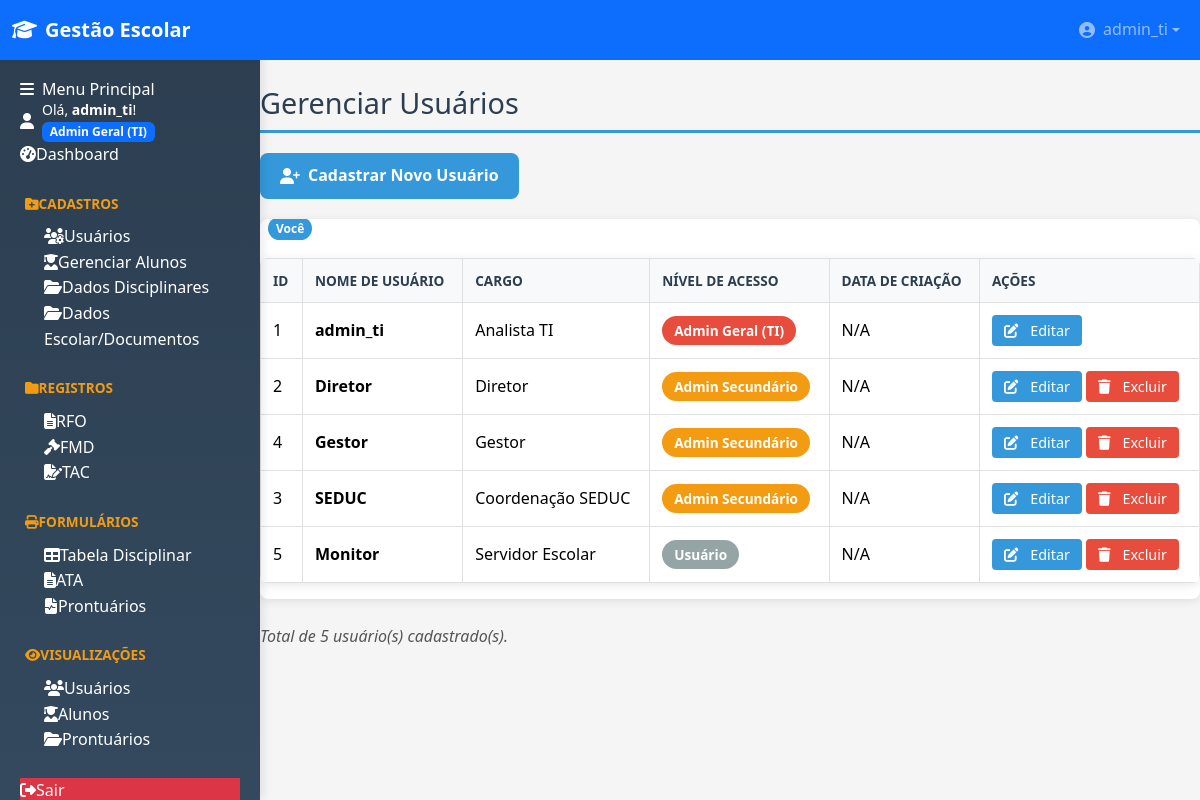
/auth/gerenciar_usuarios (signed in), run on the app's committed database.
### tables this page shows
CREATE TABLE usuarios (
                id INTEGER PRIMARY KEY AUTOINCREMENT,
                username TEXT NOT NULL UNIQUE,
                password TEXT NOT NULL,
                nivel INTEGER NOT NULL, -- 1: Admin Geral (TI), 2: Admin Secundário, 3: Usuário
                data_criacao TEXT DEFAULT CURRENT_TIMESTAMP
            , cargo TEXT DEFAULT '');

### blueprints/auth.py (the view)
@auth_bp.route('/gerenciar_usuarios')
@admin_required
def gerenciar_usuarios():
    db = get_db()
    try:
        usuarios = db.execute('''
            SELECT id, username, nivel, cargo, data_criacao
            FROM usuarios
            ORDER BY nivel, username
        ''').fetchall()
    except sqlite3.OperationalError as e:
        if "no such column: data_criacao" in str(e):
             usuarios = db.execute('''
                SELECT id, username, nivel, cargo
                FROM usuarios
                ORDER BY nivel, username
            ''').fetchall()
        else:
            raise
    usuarios_list = [dict(u) for u in usuarios]
    return render_template('gerenciar_usuarios.html',
                           usuarios=usuarios_list,
                           nivel_map=NIVEL_MAP)

### templates/gerenciar_usuarios.html (shortened to what this page needs)
{% extends 'base.html' %}
{% block content %}
<h2>Gerenciar Usuários</h2>
<div class="toolbar">
    <a href="{{ url_for('auth_bp.cadastro_usuario') }}" class="button btn-primary">
        <i class="fas fa-user-plus"></i> Cadastrar Novo Usuário
    </a>
</div>
{% if usuarios %}
    <div class="table-scroll-wrapper">
        <table class="table table-users">
            <thead>
                <tr>
                    <th>ID</th>
                    <th>Nome de Usuário</th>
            <th>Cargo</th>
                    <th>Nível de Acesso</th>
                    <th>Data de Criação</th>
                    <th>Ações</th>
                </tr>
            </thead>
            <tbody>
                {% for user in usuarios %}
                    <tr>
                        <td>{{ user.id }}</td>
                        <td>
                            <strong>{{ user.username }}</strong>
            <td>{{ user.cargo }}</td>
                            {% if user.id == session.get('user_id') %}
                            <span class="badge-current">Você</span>
                            {% endif %}
                        </td>
                        <td>
                            <span class="badge-nivel nivel-{{ user.nivel }}">
                                {{ nivel_map.get(user.nivel, 'Desconhecido') }}
                            </span>
                        </td>
                        <td>{{ user.data_cadastro if user.data_cadastro else 'N/A' }}</td>
                        <td class="actions">
                            <a href="{{ url_for('auth_bp.editar_usuario', user_id=user.id) }}" class="button btn-sm btn-info" title="Editar Usuário">
                                <i class="fas fa-edit"></i> Editar
                            </a>
                            {% if user.id != session.get('user_id') and user.nivel != 1 %}
                                <form method="POST" action="{{ url_for('auth_bp.excluir_usuario', user_id=user.id) }}" style="display:inline;" onsubmit="return confirm('Tem certeza que deseja excluir o usuário {{ user.username }}? Esta ação é irreversível.')">
                                    <button type="submit" class="button btn-sm btn-danger" title="Excluir Usuário">
                                        <i class="fas fa-trash"></i> Excluir
                                    </button>
                                </form>
                            {% endif %}
                        </td>
                    </tr>
                {% endfor %}
            </tbody>
        </table>
    </div>
    <div class="table-info">
        <p>Total de {{ usuarios|length }} usuário(s) cadastrado(s).</p>
    </div>
{% else %}
    <div class="alert-info">
        <i class="fas fa-info-circle"></i>
        <p>Nenhum usuário encontrado no sistema.</p>
    </div>
{% endif %}
{% endblock %}

### templates/base.html (shortened to what this page needs)
﻿<!DOCTYPE html>
<html lang="pt-br">
<head>
    <link href="https://cdn.jsdelivr.net/npm/bootstrap@5.3.2/dist/css/bootstrap.min.css" rel="stylesheet">
    <link rel="stylesheet" href="https://cdnjs.cloudflare.com/ajax/libs/font-awesome/6.4.0/css/all.min.css">
    <link rel="stylesheet" href="{{ url_for('static', filename='style.css') }}?v={{ range(1, 10000) | random }}">
</head>
<body>
    {% if not request.args.get('iframe') %}
    <nav class="navbar navbar-expand-lg navbar-dark fixed-top bg-primary">
        <div class="container-fluid">
            <a class="navbar-brand d-flex align-items-center" href="{{ url_for('dashboard') }}">
                <i class="fas fa-graduation-cap me-2"></i>
                <span class="fw-bold">Gestão Escolar</span>
            </a>
            {% if session.get('logged_in') %}
            <div class="navbar-nav ms-auto">
                <div class="nav-item dropdown">
                    <a class="nav-link dropdown-toggle d-flex align-items-center" href="#" role="button" data-bs-toggle="dropdown">
                        <i class="fas fa-user-circle me-2"></i>
                        <span>{{ session.get('username') }}</span>
                    </a>
                </div>
            </div>
            {% endif %}
        </div>
    </nav>
    {% endif %}
    {% if not request.args.get('iframe') %}
    <div class="sidebar" id="sidebar">
        <div class="sidebar-header">
            <h6 class="mb-0"><i class="fas fa-bars me-2"></i>Menu Principal</h6>
        </div>
        <div class="sidebar-body p-0">
            {% if session.get('logged_in') %}
                <div class="user-greeting">
                    <div class="d-flex align-items-center">
                        <i class="fas fa-user me-2"></i>
                        <div>
                            <small>Olá, <span class="username fw-bold">{{ session.get('username') }}</span>!</small><br>
                            <span class="badge bg-primary">{{ session.get('nivel_nome') }}</span>
                        </div>
                    </div>
                </div>
                <div class="menu-section">
                    <a href="{{ url_for('dashboard') }}" class="nav-link {% if request.endpoint == 'dashboard' %}active{% endif %}">
                        <i class="fas fa-tachometer-alt"></i><span>Dashboard</span>
                    </a>
                </div>
                {% if session.get('nivel') in [1, 2] %}
                <div class="menu-section">
                    <div class="nav-link menu-title"><i class="fas fa-folder-plus"></i><span>Cadastros</span></div>
                    {% if session.get('nivel') == 1 %}
                    <a href="{{ url_for('auth_bp.gerenciar_usuarios') }}" class="nav-link ps-4">
                        <i class="fas fa-users-cog"></i><span>Usuários</span>
                    </a>
                    {% endif %}
                    <a href="{{ url_for('alunos_bp.gerenciar_alunos') }}" class="nav-link ps-4 {% if request.endpoint == 'alunos_bp.gerenciar_alunos' %}active{% endif %}">
                        <i class="fas fa-user-graduate"></i><span>Gerenciar Alunos</span>
                    </a>
                    <a href="{{ url_for('cadastros_bp.dados_disciplinares') }}" class="nav-link ps-4 ">
                        <i class="fas fa-folder-open"></i><span>Dados Disciplinares</span>
                    </a>
                    <a href="{{ url_for('cadastros_bp.dados_documentos') }}" class="nav-link ps-4 ">
                        <i class="fas fa-folder-open"></i><span>Dados Escolar/Documentos</span>
                    </a>
                </div>
                {% endif %}
                <div class="menu-section">
                    <div class="nav-link menu-title"><i class="fas fa-folder"></i><span>Registros</span></div>
                    <a href="{{ url_for('cadastros_bp.registros_rfo') }}" class="nav-link ps-4 ">
                        <i class="fas fa-file-alt"></i><span>RFO</span>
                    </a>
                    <a href="{{ url_for('cadastros_bp.registros_fmd') }}" class="nav-link ps-4 {% if request.endpoint in ['cadastros_bp.registros_fmd','disciplinar_bp.registrar_fmd','visualizacoes_bp.listar_fmds'] %}active{% endif %}">
                        <i class="fas fa-gavel"></i><span>FMD</span>
                    </a>
                    <a href="{{ url_for('cadastros_bp.registros_tac') }}" class="nav-link ps-4 {% if request.endpoint in ['cadastros_bp.registros_tac','formularios_bp.novo_tac','formularios_bp.listar_tacs'] %}active{% endif %}">
                        <i class="fas fa-file-signature"></i><span>TAC</span>
                    </a>
                </div>
                {% if session.get('nivel') in [1, 2] %}
                <div class="menu-section">
                    <div class="nav-link menu-title"><i class="fas fa-print"></i><span>Formulários</span></div>
                    <a href="{{ url_for('formularios_bp.tabela_disciplinar') }}" class="nav-link ps-4">
            <a href="{{ url_for('formularios_bp.tabela_disciplinar') }}" class="nav-link ps-4">
                <i class="fas fa-table"></i><span>Tabela Disciplinar</span>
            </a>
            <a href="{{ url_for('formularios_ata_bp.list_atas') }}" class="nav-link ps-4">
                <i class="fas fa-file-alt"></i><span>ATA</span>
            </a>
                    <a href="{{ url_for('formularios_prontuario.listar_prontuarios') }}" class="nav-link ps-4">
                        <i class="fas fa-file-medical-alt"></i><span>Prontuários</span>
                    </a>
                </div>
                {% endif %}
                <div class="menu-section">
                    <div class="nav-link menu-title"><i class="fas fa-eye"></i><span>Visualizações</span></div>
                    {% if session.get('nivel') in [1, 2] %}
                    <a href="{{ url_for('visualizacoes_bp.listar_usuarios') }}" class="nav-link ps-4">
                        <i class="fas fa-users"></i><span>Usuários</span>
                    </a>
                    {% endif %}
                    <a href="{{ url_for('visualizacoes_bp.listar_alunos') }}" class="nav-link ps-4">
                        <i class="fas fa-user-graduate"></i><span>Alunos</span>
                    </a>
                    {% if session.get('nivel') in [1, 2] %}
                    <a href="{{ url_for('formularios_prontuario.listar_prontuarios') }}" class="nav-link ps-4">
                        <i class="fas fa-folder-open"></i><span>Prontuários</span>
                    </a>
                    {% endif %}
                </div>
                <div class="menu-section mt-auto">
                    <a href="{{ url_for('auth_bp.logout') }}" class="nav-link bg-danger">
                        <i class="fas fa-sign-out-alt"></i><span>Sair</span>
                    </a>
                </div>
            {% endif %}
        </div>
    </div>
    {% endif %}
    <main class="main-content">
        {% block content %}{% endblock %}
    </main>
</body>
</html>

### data on the page
usuarios: get "admin_ti", id "1", username "admin_ti", cargo "Analista TI", shows "Você", get "Admin Geral (TI)", data_cadastro "N/A"
usuarios: id "2", username "Diretor", cargo "Diretor", get "Admin Secundário", data_cadastro "N/A"
usuarios: id "4", username "Gestor", cargo "Gestor", get "Admin Secundário", data_cadastro "N/A"
usuarios: id "3", username "SEDUC", cargo "Coordenação SEDUC", get "Admin Secundário", data_cadastro "N/A"
usuarios: id "5", username "Monitor", cargo "Servidor Escolar", get "Usuário", data_cadastro "N/A"

### other printed values
{{ session.get('nivel_nome') }} "Admin Geral (TI)"
{{ usuarios|length }} "5"
